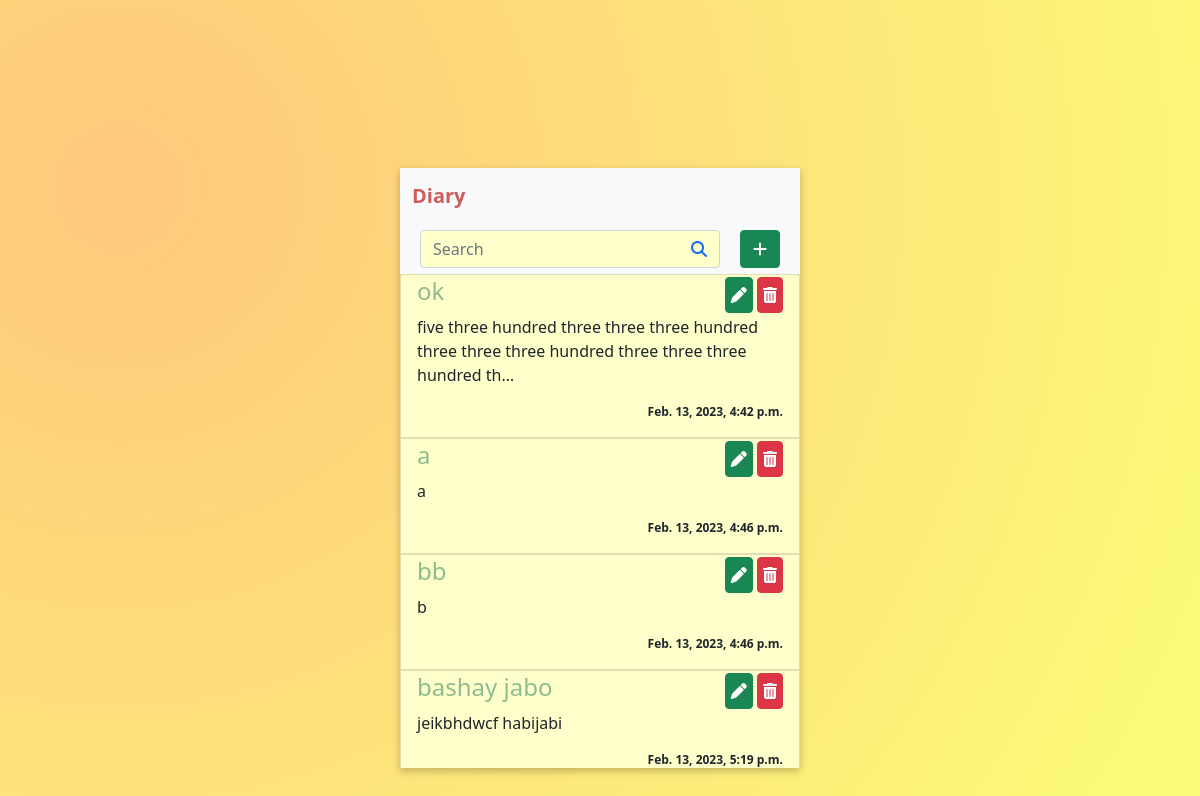
The page / on the database its author committed.
### notesapp/models.py (models this page shows, shortened)
class Notes(models.Model):
    STATUS = (
        ("new", "NEWEST"),
        ("old", "OLDEST"),
        ("title", "TITLE"),
    )
    heading = models.CharField(max_length=100 )
    text = models.TextField(max_length=500)
    time = models.DateTimeField(auto_now_add=True)
    status = models.CharField(max_length=50, choices=STATUS, default="old")

### notesapp/views.py (the view)
# urls.py: path('', views.index, name='index'),
def index(request):
    notes = Notes.objects.all()
    return django.shortcuts.render(request, "index.html", {"notes": notes})

### notesapp/templates/index.html
{% extends "base.html" %}
{% block content %}
    <ol class="list-group">
        {% for note in notes %}
            <li class="list-group-item" style="background: #FFFFCC; ">
                <div class="noteContainer">
                    <div id="headingAndIconsContainer">
                        <div class="">
                            <a href=" {% url 'note' note.id %} ">
                                <h4 style="color:#8FBC8F">{{note.heading}}</h4>
                            </a>
                        </div>
                        <div id="icons">
                            <a href=" {% url 'note' note.id %}">
                                <span class="span">
                                    <button class="btn btn-success icons">
                                        <i class="fas fa-pen"></i>
                                    </button>
                                </span>
                            </a>
                            <a href="{% url 'delete' note.id %}">
                                <span class="span">
                                    <button class="btn btn-danger icons">
                                        <i class="fas fa-trash-alt"></i>
                                    </button>
                                </span>
                            </a>
                        </div>
                    </div>
                    <div id="notes">
                        <p>{{note.text | truncatechars:"100"}}</p>
                    </div>
                    <p style="float: right; font-size: 12px"><strong>{{note.time}}</strong></p>
                </div>
            </li>
        {% endfor %}
    </ol>
{% endblock %}

### notesapp/templates/base.html (shortened to what this page needs)
<!DOCTYPE html>
{% load static %}
<html lang="en">
    <head>
        <link href="https://cdn.jsdelivr.net/npm/bootstrap@5.0.2/dist/css/bootstrap.min.css" rel="stylesheet">
        <link rel='stylesheet' href="{% static 'css/notes.css' %}">
    </head>
    <body style="background: radial-gradient(circle at 10% 20%, rgb(255, 200, 124) 0%, rgb(252, 251, 121) 90%);">
        <div class="container">
            <nav class="navbar navbar-light bg-light">
                <div class="container-fluid">
                    <div class = "row">
                      <a class="navbar-brand" href="{% url 'index' %}"><strong style="color:IndianRed;">Diary</strong></a>
                    </div>
                </div>
            </nav>
            <div class="light bg-light" id="customNav" >
                <div id="formContainer">
                    <form action="{% url 'search' %}" method="POST">
                        <input type="text" class="form-control" id="searchBar" placeholder="Search" name = 'search' required style="background: #FFFFCC">
                        <button type="submit" class="btn btn-link" id="submitBtn"><i class="fas fa-search"></i></button>
                    </form>
                </div>
                <a href="{% url 'new' %}"><button type="button" class="btn btn-success" id="addBtn"><i class="fas fa-plus"></i></button></a>
            </div>
            {% block content %}
            {% endblock %}
        </div>
    </body>
</html>

### notesapp/static/css/notes.css (style rules this page uses)
* { padding: 0px; margin: 0px; box-sizing: border-box; }
body { display: flex; align-items: center; justify-content: center; height: 100vh; flex-direction: column; }
.container { width: 400px; padding: 0px !important; height: 600px; box-shadow: rgba(0, 0, 0, 0.24) 0px 3px 8px; overflow: auto; padding-bottom: 1rem !important; }
li { border: 1px solid rgba(0,0,0,.125) !important; padding-bottom: 0px; height: auto !important; padding-top: 0px !important; padding-bottom: 0px !important; }
#customNav { height: 50px; display: flex; align-items: center; justify-content: space-around; padding: 0px 10px 0px 10px ; }
#formContainer { position: relative; width: 300px; }
#submitBtn { position: absolute; right: 0px; top: 0px; }
.fas { cursor: pointer; }
.icons { width: auto; padding: 5px; }
#headingAndIconsContainer { width: 100%; height: 40px; display: flex; align-items: center; justify-content: space-between; }
a { text-decoration: none; }

### rows shown on the page
Notes: heading "ok", text "five three hundred three three three hundred three three three hundred three three three hundred th…", time "Feb. 13, 2023, 4:42 p.m."
Notes: heading "a", text "a", time "Feb. 13, 2023, 4:46 p.m."
Notes: heading "bb", text "b", time "Feb. 13, 2023, 4:46 p.m."
Notes: heading "bashay jabo", text "jeikbhdwcf habijabi", time "Feb. 13, 2023, 5:19 p.m."
